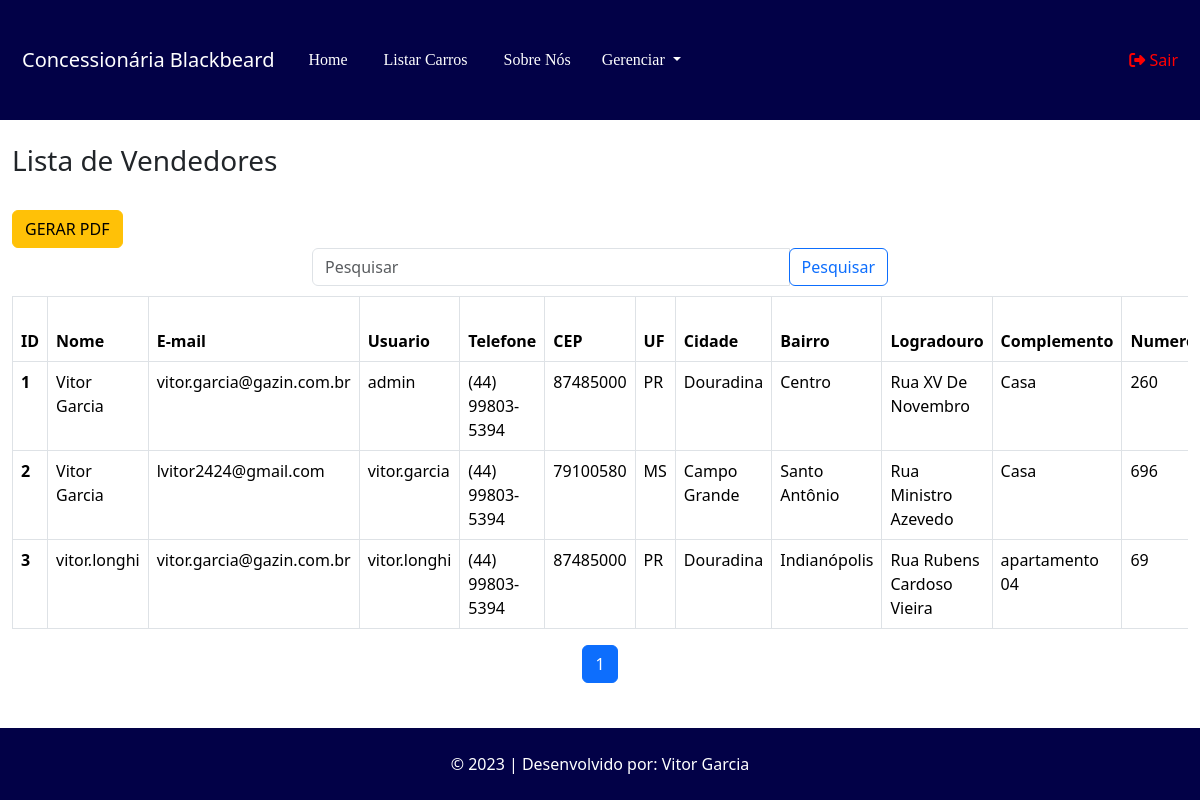
Screenshot of /vendedor/pesquisar (signed in) with the database file from the repository.
### tables this page shows
CREATE TABLE `vendedor` (
  `id` int(11) NOT NULL,
  `nome` varchar(100) NOT NULL,
  `telefone` varchar(20) NOT NULL,
  `email` varchar(100) NOT NULL,
  `cpf` char(15) NOT NULL,
  `status` varchar(12) NOT NULL,
  `cep` varchar(10) DEFAULT NULL,
  `uf` varchar(2) DEFAULT NULL,
  `cidade` varchar(255) DEFAULT NULL,
  `bairro` varchar(255) DEFAULT NULL,
  `logradouro` varchar(255) DEFAULT NULL,
  `complemento` varchar(255) DEFAULT NULL,
  `numero` varchar(10) DEFAULT NULL,
  `usuario` varchar(50) NOT NULL,
  `senha` varchar(255) NOT NULL
);

### App/Controllers/Controller.php (called while the page is built, shortened)
<?php
abstract class Controller
{
    private $viewVar;
    public function render($view)
    {
        $viewVar = $this->getViewVar();
        require_once PATH . '/App/Views/layouts/cabecalho.php';
        require_once PATH . '/App/Views/layouts/menu.php';
        require_once PATH . '/App/Views/' . $view . '.php';
        require_once PATH . '/App/Views/layouts/rodape.php';
    }
    public function getViewVar()
    {
        return $this->viewVar;
    }
    public function setViewParam($varName, $varValue)
    {
        if ($varName != "" && $varValue != "") {
            $this->viewVar[$varName] = $varValue;
        }
    }
}

### App/Controllers/VendedorController.php (called while the page is built, shortened)
<?php
class VendedorController extends Controller
{
    public function pesquisar()
    {
        $vendedorDAO = new VendedorDAO();
        self::setViewParam('vendedor', $vendedorDAO->listarVendedorPorVenda());
        $this->render('vendedor/pesquisar');
    }
}

### index.php (called while the page is built, shortened)
<?php
try {
    $app = new App();
    $app->run();
}catch (\Exception $e){
    $oError = new Erro($e);
    $oError->render();
}

### App/Models/DAO/BaseDAO.php (called while the page is built, shortened)
<?php
abstract class BaseDAO
{
    private $conexao;
    public function __construct()
    {
        $this->conexao = Conexao::getConnection();
    }
    public function select($sql)
    {
        if (!empty($sql)) {
            return $this->conexao->query($sql);
        }
    }
}

### App/Lib/Conexao.php (called while the page is built, shortened)
<?php
class Conexao
{
    private static $connection;
    public static function getConnection()
    {
        $pdoConfig = DB_DRIVER . ":" . "host=" . DB_HOST . ";";
        $pdoConfig .= "dbname=" . DB_NAME . ";";
        try {
            if (!isset(self::$connection)) {
                self::$connection = new PDO($pdoConfig, DB_USER, DB_PASSWORD);
                self::$connection->setAttribute(PDO::ATTR_ERRMODE, PDO::ERRMODE_EXCEPTION);
            }
            return self::$connection;
        } catch (PDOException $e) {
            throw new Exception("Erro de conexão com o banco de dados", 500);
        }
    }
}

### App/Models/DAO/VendedorDAO.php (called while the page is built, shortened)
<?php
class VendedorDAO extends BaseDAO{
    public function listarVendedorPorVenda(){
        $resultado = $this->select(
            'SELECT v.*, IFNULL(COUNT(venda.id), null) AS qtdVendasVendedor
            FROM vendedor v
            LEFT JOIN venda ON v.id = venda.id_cliente
            GROUP BY v.id'
        );
        return $resultado->fetchAll(\PDO::FETCH_CLASS, Vendedor::class);
    }
}
?>

### App/Models/Entidades/Vendedor.php (called while the page is built, shortened)
<?php
class Vendedor{
     private $id;
     private $nome;
     private $usuario;
     private $telefone;
     private $email;
     private $cep;
     private $uf;
     private $cidade;
     private $bairro;
     private $logradouro;
     private $complemento;
     private $numero;
     public function getId(){
        return $this->id;
   }
   function getNome(){
        return $this->nome;
   }
   function getUsuario(){
    return $this->usuario;
    }
   public function getTelefone(){
        return $this->telefone;
   }
   public function getEmail(){
        return $this->email;
   }
   public function getCep(){
     return $this->cep;
   }
   public function getUf(){
       return $this->uf;
   }
   public function getCidade(){
       return $this->cidade;
   }
   public function getBairro(){
       return $this->bairro;
   }
   public function getLogradouro(){
       return $this->logradouro;
   }
   public function getComplemento(){
       return $this->complemento;
   }
   public function getNumero(){
       return $this->numero;
   }
}
?>

### App/Views/vendedor/pesquisar.php (the view, shortened to what this page needs)
<?php
if (isset($_SESSION['login'])) {
    $vendedores = $viewVar['vendedor'];
    $vendedoresPorPagina = 10;
    $paginaAtual = isset($_GET['page']) ? intval($_GET['page']) : 1;
    $pesquisa = isset($_GET['pesquisa']) ? $_GET['pesquisa'] : '';
    if (empty($pesquisa)) {
        $todosVendedores = $vendedores;
    }
    $totalVendedores = count($todosVendedores);
    $totalPaginas = ceil($totalVendedores / $vendedoresPorPagina);
    $indiceInicial = ($paginaAtual - 1) * $vendedoresPorPagina;
    $vendedoresFiltrados = array_slice($todosVendedores, $indiceInicial, $vendedoresPorPagina);
?>
    <div class="container-fluid" style="margin-bottom: 60px;">
        <br>
        <h3>Lista de Vendedores</h3>
        <br>
        <button type="button" class="btn btn-warning" aria-haspopup="true" aria-expanded="false" onclick="gerarPDF()">GERAR PDF</button>
        <div class="row centralizar">
            <div class="col-md-6">
                <form class="form-inline" action="" method="GET">
                    <div class="input-group">
                        <input type="text" class="form-control" name="pesquisa" placeholder="Pesquisar">
                        <div class="input-group-append">
                            <button class="btn btn-outline-primary" type="submit">Pesquisar</button>
                        </div>
                    </div>
                </form>
            </div>
        </div>
        <div class="table-responsive" id="tableVendedores">
        <table class="table table-hover table-bordered">
            <thead>
                <tr>
                    <th scope="col">ID</th>
                    <th scope="col">Nome</th>
                    <th scope="col">E-mail</th>
                    <th scope="col">Usuario</th>
                    <th scope="col">Telefone</th>
                    <th scope="col">CEP</th>
                    <th scope="col">UF</th>
                    <th scope="col">Cidade</th>
                    <th scope="col">Bairro</th>
                    <th scope="col">Logradouro</th>
                    <th scope="col">Complemento</th>
                    <th scope="col">Numero</th>
                </tr>
            </thead>
            <tbody>
                <?php if (empty($vendedoresFiltrados)) { ?>
                    <tr>
                        <td colspan="12">
                            <div class="alert alert-info" role="alert">Nenhum vendedor encontrado!</div>
                        </td>
                    </tr>
                    <?php } else {
                    foreach ($vendedoresFiltrados as $vendedor) {
                    ?>
                        <tr>
                            <th scope="row"><?php echo $vendedor->getId(); ?></th>
                            <td><?php echo $vendedor->getNome(); ?></td>
                            <td><?php echo $vendedor->getEmail(); ?></td>
                            <td><?php echo $vendedor->getUsuario(); ?></td>
                            <td><?php echo $vendedor->getTelefone(); ?></td>
                            <td><?php echo $vendedor->getCEP(); ?></td>
                            <td><?php echo $vendedor->getUF(); ?></td>
                            <td><?php echo $vendedor->getCidade(); ?></td>
                            <td><?php echo $vendedor->getBairro(); ?></td>
                            <td><?php echo $vendedor->getLogradouro(); ?></td>
                            <td><?php echo $vendedor->getComplemento(); ?></td>
                            <td><?php echo $vendedor->getNumero(); ?></td>
                        </tr>
                <?php
                    }
                }
                ?>
            </tbody>
        </table>
        </div>
        <nav aria-label="Page navigation" class="mx-auto">
            <ul class="pagination">
                <?php for ($i = 1; $i <= $totalPaginas; $i++) : ?>
                    <li class="page-item <?php echo $i === $paginaAtual ? 'active' : ''; ?>">
                        <a class="page-link" href="?page=<?php echo $i; ?>&pesquisa=<?php echo $pesquisa; ?>"><?php echo $i; ?></a>
                    </li>
                <?php endfor; ?>
            </ul>
        </nav>
    </div>
<?php
}
?>

### App/Views/vendedor/pesquisar.php (style rules this page uses)
.pagination { justify-content: center; }
.centralizar { justify-content: center; margin-bottom: 10px; }

### rows the page displays
vendedor: id "1", nome "Vitor Garcia", email "vitor.garcia@gazin.com.br", usuario "admin", telefone "(44) 99803-5394", cep "87485000", uf "PR", cidade "Douradina", bairro "Centro", logradouro "Rua XV De Novembro", complemento "Casa", numero "260"
vendedor: id "2", nome "Vitor Garcia", email "lvitor2424@gmail.com", usuario "vitor.garcia", telefone "(44) 99803-5394", cep "79100580", uf "MS", cidade "Campo Grande", bairro "Santo Antônio", logradouro "Rua Ministro Azevedo", complemento "Casa", numero "696"
vendedor: id "3", nome "vitor.longhi", email "vitor.garcia@gazin.com.br", usuario "vitor.longhi", telefone "(44) 99803-5394", cep "87485000", uf "PR", cidade "Douradina", bairro "Indianópolis", logradouro "Rua Rubens Cardoso Vieira", complemento "apartamento 04", numero "69"
